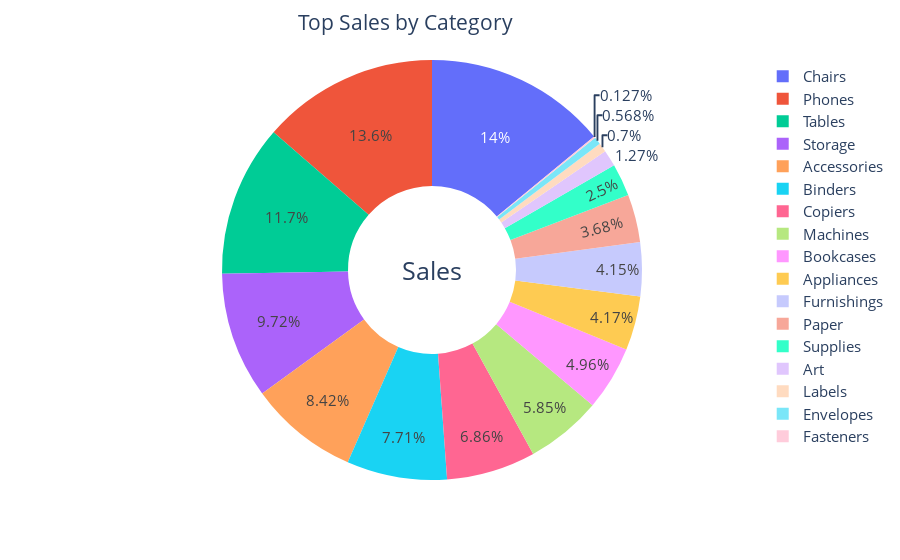

The cell this chart's notebook holds for it:
### Code cell
fig=px.pie(df_topsales,values='Sales',names='Category',hole=0.4)
fig.update_layout(title='Top Sales by Category',font_size=15,title_x=0.45,annotations=[dict(text='Sales',font_size=25, showarrow=False,height=800,width=700)])
fig.update_traces(textfont_size=15,textinfo='percent')
fig.show()

### Figure 1 — Plotly figure (JSON) as saved in the notebook; plotly's stock layout.template omitted (floating-point values rounded to 4 significant figures; data arrays with more than 128 entries replaced by an {"elided": "..."} marker saying what was removed)
{"data": [{"domain": {"x": [0, 1], "y": [0, 1]}, "hole": 0.4, "hovertemplate": "Category=%{label}<br>Sales=%{value}<extra></extra>", "labels": {"elided": "3203 str values"}, "legendgroup": "", "name": "", "showlegend": true, "textfont": {"size": 15}, "textinfo": "percent", "type": "pie", "values": {"elided": "3203 float values"}}], "layout": {"annotations": [{"font": {"size": 25}, "height": 800, "showarrow": false, "text": "Sales", "width": 700}], "autosize": true, "font": {"size": 15}, "legend": {"tracegroupgap": 0}, "margin": {"t": 60}, "title": {"text": "Top Sales by Category", "x": 0.45}}}
